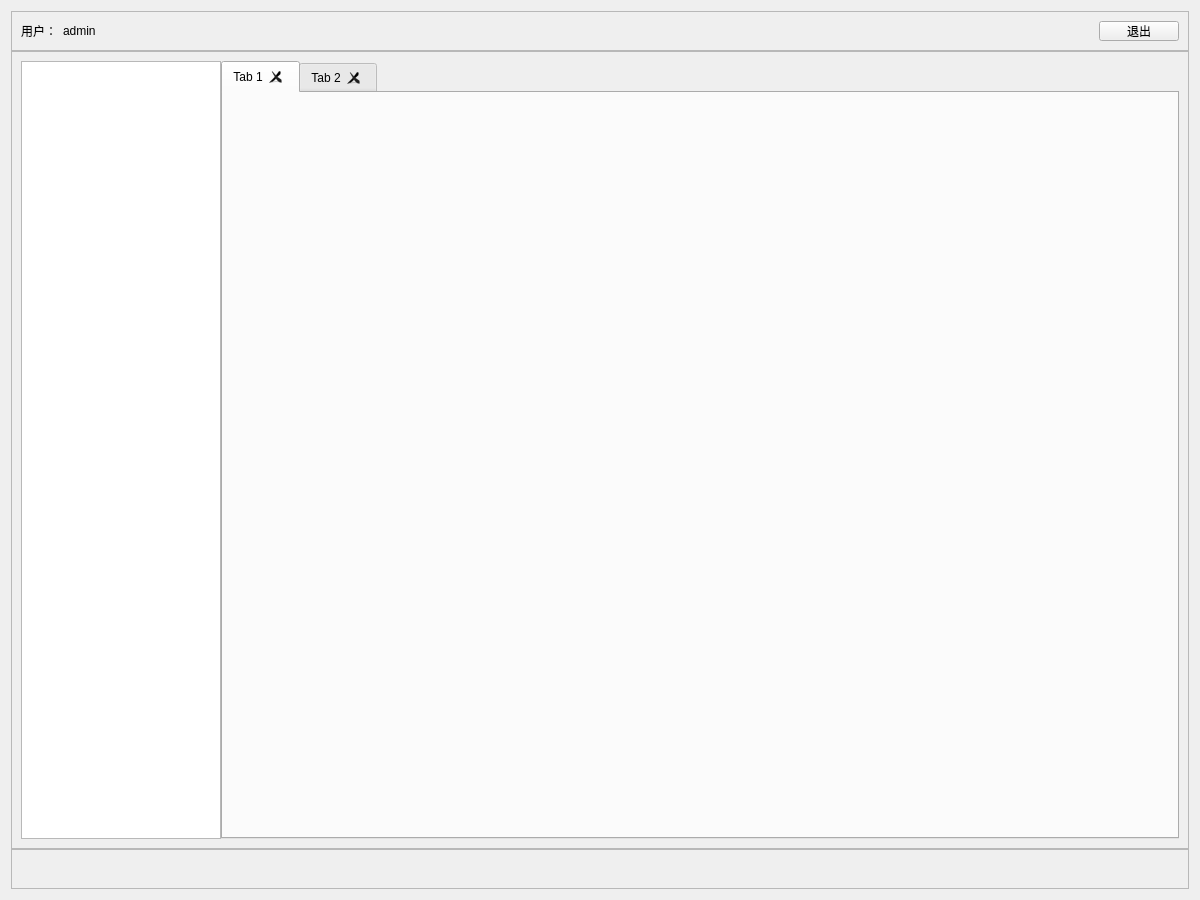
<?xml version="1.0" encoding="UTF-8"?>
<ui version="4.0">
 <class>Widget_Main</class>
 <widget class="QWidget" name="Widget_Main">
  <property name="geometry">
   <rect>
    <x>0</x>
    <y>0</y>
    <width>1200</width>
    <height>900</height>
   </rect>
  </property>
  <property name="windowTitle">
   <string>Form</string>
  </property>
  <layout class="QVBoxLayout" name="verticalLayout">
   <item>
    <widget class="QSplitter" name="splitter_2">
     <property name="orientation">
      <enum>Qt::Vertical</enum>
     </property>
     <property name="handleWidth">
      <number>0</number>
     </property>
     <widget class="QFrame" name="frame_Status">
      <property name="minimumSize">
       <size>
        <width>0</width>
        <height>40</height>
       </size>
      </property>
      <property name="maximumSize">
       <size>
        <width>16777215</width>
        <height>40</height>
       </size>
      </property>
      <property name="frameShape">
       <enum>QFrame::StyledPanel</enum>
      </property>
      <property name="frameShadow">
       <enum>QFrame::Raised</enum>
      </property>
      <layout class="QHBoxLayout" name="horizontalLayout_2">
       <item>
        <widget class="QLabel" name="label_Status_NameTitle">
         <property name="text">
          <string>用户：</string>
         </property>
        </widget>
       </item>
       <item>
        <widget class="QLabel" name="label_Status_NameVal">
         <property name="text">
          <string>admin</string>
         </property>
        </widget>
       </item>
       <item>
        <spacer name="horizontalSpacer_Status">
         <property name="orientation">
          <enum>Qt::Horizontal</enum>
         </property>
         <property name="sizeHint" stdset="0">
          <size>
           <width>40</width>
           <height>20</height>
          </size>
         </property>
        </spacer>
       </item>
       <item>
        <widget class="QPushButton" name="pushButton_Logout">
         <property name="text">
          <string>退出</string>
         </property>
        </widget>
       </item>
      </layout>
     </widget>
     <widget class="QFrame" name="frame_Content">
      <property name="frameShape">
       <enum>QFrame::StyledPanel</enum>
      </property>
      <property name="frameShadow">
       <enum>QFrame::Raised</enum>
      </property>
      <layout class="QHBoxLayout" name="horizontalLayout">
       <property name="spacing">
        <number>6</number>
       </property>
       <item>
        <widget class="QSplitter" name="splitter">
         <property name="orientation">
          <enum>Qt::Horizontal</enum>
         </property>
         <property name="handleWidth">
          <number>0</number>
         </property>
         <widget class="QTreeWidget" name="treeWidget_Menu">
          <property name="minimumSize">
           <size>
            <width>100</width>
            <height>0</height>
           </size>
          </property>
          <property name="maximumSize">
           <size>
            <width>200</width>
            <height>16777215</height>
           </size>
          </property>
          <property name="columnCount">
           <number>0</number>
          </property>
         </widget>
         <widget class="QTabWidget" name="tabWidget_Content">
          <property name="currentIndex">
           <number>0</number>
          </property>
          <property name="tabsClosable">
           <bool>true</bool>
          </property>
          <property name="tabBarAutoHide">
           <bool>false</bool>
          </property>
          <widget class="QWidget" name="tab_3">
           <attribute name="title">
            <string>Tab 1</string>
           </attribute>
          </widget>
          <widget class="QWidget" name="tab_4">
           <attribute name="title">
            <string>Tab 2</string>
           </attribute>
          </widget>
         </widget>
        </widget>
       </item>
      </layout>
     </widget>
     <widget class="QFrame" name="frame_Msg">
      <property name="minimumSize">
       <size>
        <width>0</width>
        <height>40</height>
       </size>
      </property>
      <property name="maximumSize">
       <size>
        <width>16777215</width>
        <height>40</height>
       </size>
      </property>
      <property name="frameShape">
       <enum>QFrame::StyledPanel</enum>
      </property>
      <property name="frameShadow">
       <enum>QFrame::Raised</enum>
      </property>
     </widget>
    </widget>
   </item>
  </layout>
 </widget>
 <resources/>
 <connections/>
</ui>
